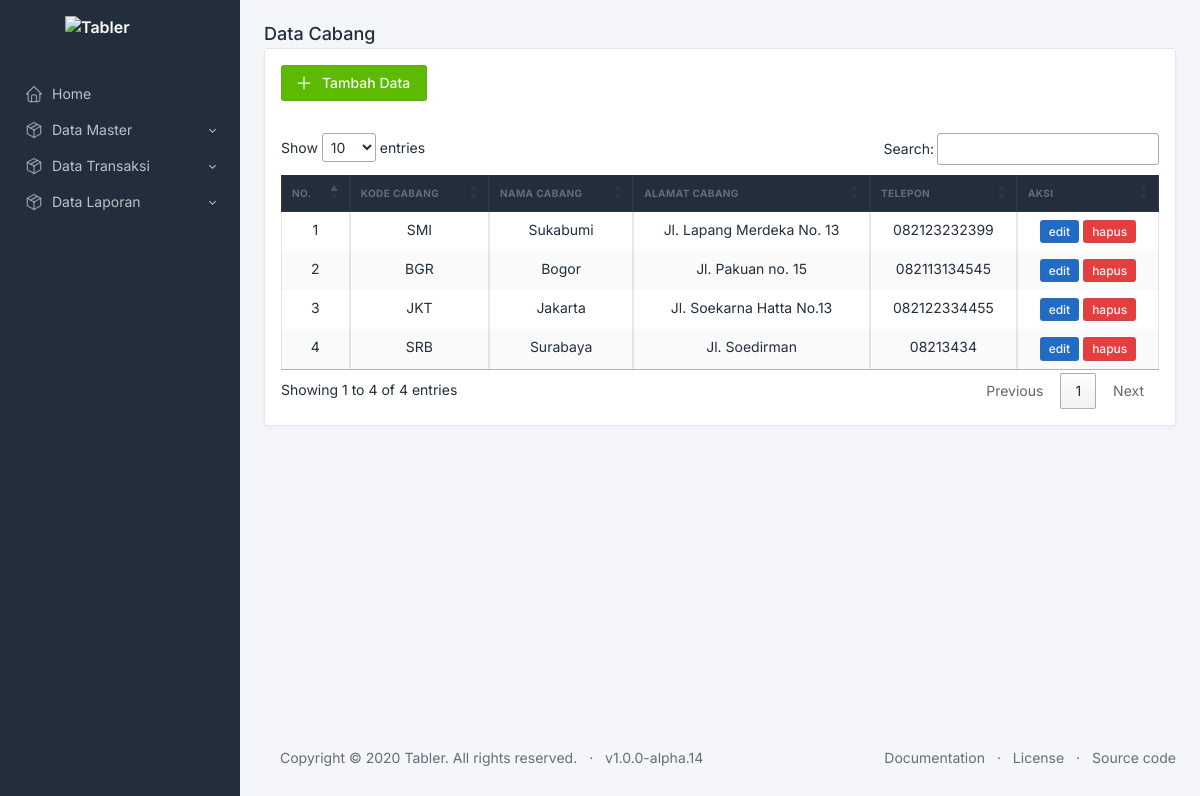
Page /index.php/cabang on the committed database.
### tables this page shows
CREATE TABLE `cabang` (
  `kode_cabang` char(3) NOT NULL,
  `nama_cabang` varchar(50) NOT NULL,
  `alamat_cabang` varchar(255) DEFAULT NULL,
  `telepon` varchar(13) DEFAULT NULL
);

### application/libraries/Template.php (called while the page is built)
<?php if ( ! defined('BASEPATH')) exit('No direct script access allowed');
class Template {
		var $template_data = array();
		function set($name, $value)
		{
			$this->template_data[$name] = $value;
		}
		function load($template = '', $view = '' , $view_data = array(), $return = FALSE)
		{
			$this->CI =& get_instance();
			$this->set('contents', $this->CI->load->view($view, $view_data, TRUE));
			return $this->CI->load->view($template, $this->template_data, $return);
		}
}

### application/controllers/Cabang.php (called while the page is built, shortened)
<?php
class Cabang extends CI_Controller
{
    function index()
    {
        $data['cabang'] = $this->Model_cabang->getDataCabang()->result();
        $this->template->load('template/template', 'cabang/view_cabang', $data);
    }
}

### index.php (called while the page is built, shortened)
<?php
require_once BASEPATH.'core/CodeIgniter.php';

### application/models/Model_cabang.php (called while the page is built, shortened)
<?php
class Model_cabang extends CI_Model
{
    function getDataCabang()
    {
        return $this->db->get('cabang');
    }
}

### application/views/cabang/view_cabang.php (the view, shortened to what this page needs)
<h2 class="page-title">
    Data Cabang
</h2>
<div class="row">
    <div class="col-md-12">
        <div class="card">
            <div class="card-body">
                <a href="#" class="btn btn-success mb-3" id="tambahcabang">
                    Tambah Data </a>
                <table id="tabelcabang" class="table table-striped table-bordered text-center">
                    <thead class="text-center">
                        <tr>
                            <th> NO. </th>
                            <th> KODE CABANG </th>
                            <th> NAMA CABANG </th>
                            <th> ALAMAT CABANG </th>
                            <th> TELEPON </th>
                            <th> AKSI </th>
                        </tr>
                    </thead>
                    <tbody>
                        <?php
                        $no = 1;
                        foreach ($cabang as $c) { ?>
                        <tr>
                            <td> <?= $no; ?></td>
                            <td> <?= $c->kode_cabang; ?></td>
                            <td><?= $c->nama_cabang; ?></td>
                            <td><?= $c->alamat_cabang; ?></td>
                            <td><?= $c->telepon; ?></td>
                            <td>
                                <a href="#" data-kodecabang="<?= $c->kode_cabang; ?>"
                                    class="btn btn-sm btn-primary edit text-center">
                                    edit
                                </a>
                                <a href="#" data-href="<?= base_url(); ?>cabang/hapuscabang/<?= $c->kode_cabang; ?>"
                                    class="btn btn-sm btn-danger hapus">
                                    hapus
                                </a>
                            </td>
                        </tr>
                        <?php
                            $no++;
                        } ?>
                    </tbody>
                </table>
            </div>
        </div>
    </div>
</div>
</div>

### application/views/template/template.php (style rules this page uses)
body { display: none; }

### rows in the picture
cabang: kode_cabang "SMI", nama_cabang "Sukabumi", alamat_cabang "Jl. Lapang Merdeka No. 13", telepon "082123232399"
cabang: kode_cabang "BGR", nama_cabang "Bogor", alamat_cabang "Jl. Pakuan no. 15", telepon "082113134545"
cabang: kode_cabang "JKT", nama_cabang "Jakarta", alamat_cabang "Jl. Soekarna Hatta No.13", telepon "082122334455"
cabang: kode_cabang "SRB", nama_cabang "Surabaya", alamat_cabang "Jl. Soedirman", telepon "08213434"
